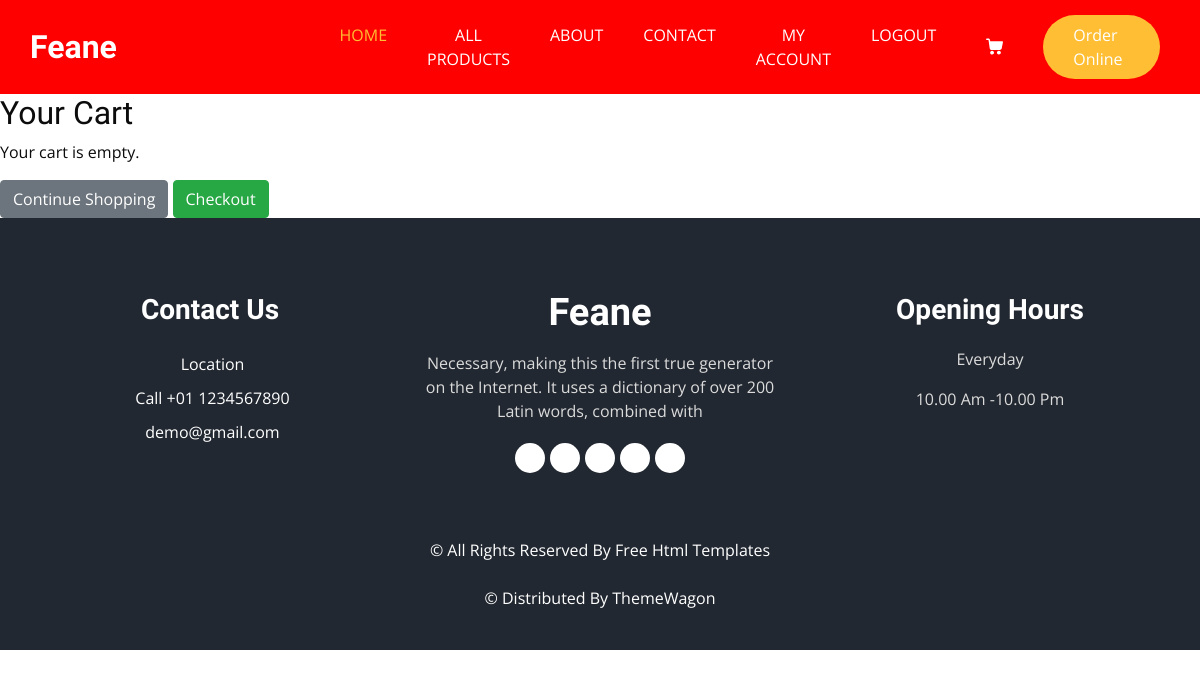
Before: /cart/ (signed in) with the older database file.
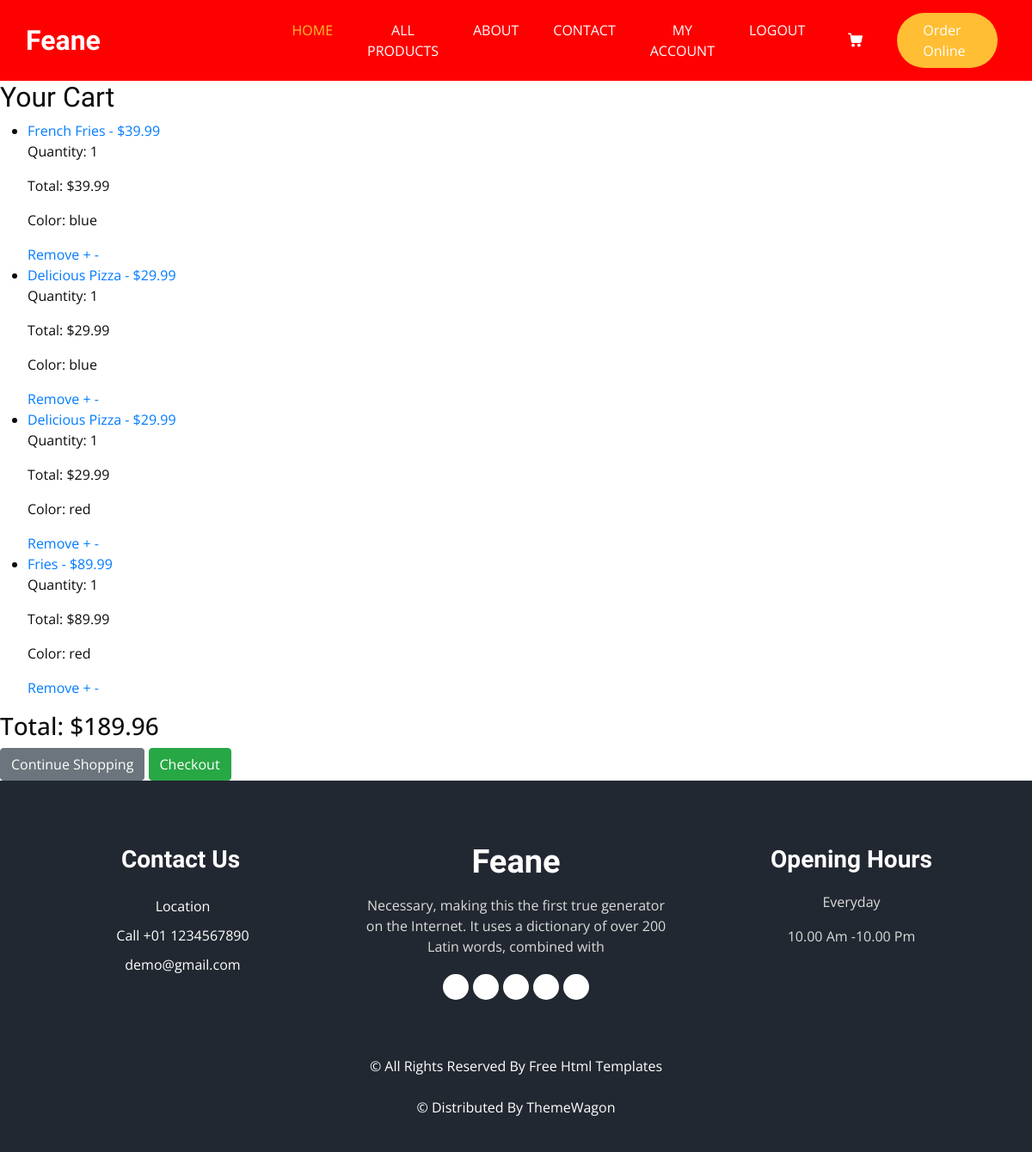
After: the same page with the newer database file.
### ecomm_app/models.py (models this page shows, shortened)
class CartItem(models.Model):
    cart = models.ForeignKey(Cart, related_name='items', on_delete=models.CASCADE)
    product = models.ForeignKey(Product, on_delete=models.CASCADE)
    quantity = models.PositiveIntegerField(default=1)
    color = models.ForeignKey(Color, on_delete=models.CASCADE, null=True, blank=True)
    @property
    def total_price(self):
        return self.product.price * self.quantity

class Product(models.Model):
    name = models.CharField(max_length=200)
    description = models.TextField()
    price = models.DecimalField(max_digits=10, decimal_places=2)
    image = models.ImageField(upload_to='product_images/', null=True, blank=True)
    category = models.ForeignKey(Category, related_name='products', on_delete=models.CASCADE, null=True, blank=True)
    stock = models.PositiveIntegerField(default=0)  # Field to store the available quantity in stock.
    colors = models.ManyToManyField('Color',blank=True, related_name='products')  # Many-to-many relationship with Color

class Color(models.Model):
    name = models.CharField(max_length=100,blank=True)
    hex_code = models.CharField(max_length=7,blank=True)  # e.g. #FF5733 for color
    def __str__(self):
        return self.name

### ecomm_app/views.py (the view)
# urls.py: path('cart/', views.view_cart, name='view_cart'),
@login_required
def view_cart(request):
    cart = Cart.objects.filter(user=request.user).first()
    if cart:
        cart_items = cart.items.all()
        total_price = sum(item.total_price for item in cart_items)
    else:
        cart_items = []
        total_price = 0
    return render(request, 'ecomm/cart.html', {'cart_items': cart_items, 'total_price': total_price})

### ecomm_app/templates/ecomm/cart.html (shortened to what this page needs)
{% extends "ecomm/base.html" %}
{% load static %}
{% block content %}
    <h2>Your Cart</h2>
    {% if cart_items %}
        <ul>
            {% for item in cart_items %}
                <li>
                    <a href="{% url 'product_detail' item.product.id %}">{{ item.product.name }} - ${{ item.product.price }}</a>
                    <p>Quantity: {{ item.quantity }}</p>
                    <p>Total: ${{ item.total_price }}</p>
                    <p>Color: {{ item.color }}</p>
                    <a href="{% url 'remove_from_cart' item.id %}">Remove</a>
                    <a href="{% url 'increment_quantity' item.id %}">+</a>
                    <a href="{% url 'decrement_quantity' item.id %}">-</a>
                </li>
            {% endfor %}
        </ul>
        <h3>Total: ${{ total_price }}</h3>
    {% else %}
        <p>Your cart is empty.</p>
    {% endif %}
    <a href="/" class="btn btn-secondary">Continue Shopping</a>
    <a href="{% url 'checkout' %}" class="btn btn-success">Checkout</a>
{% endblock %}

### ecomm_app/templates/ecomm/base.html (shortened to what this page needs)
{% load static %}
<!DOCTYPE html>
<html lang="en">
<head>
  <link href="https://cdn.jsdelivr.net/npm/bootstrap@5.3.0-alpha1/dist/css/bootstrap.min.css" rel="stylesheet">
  <link rel="stylesheet" type="text/css" href="https://cdnjs.cloudflare.com/ajax/libs/OwlCarousel2/2.3.4/assets/owl.carousel.min.css" />
  <link rel="stylesheet" href="https://cdnjs.cloudflare.com/ajax/libs/jquery-nice-select/1.1.0/css/nice-select.min.css" />
  <link rel="stylesheet" href="{% static 'css/font-awesome.min.css.css' %}">
  <link rel="stylesheet" href="{% static 'css/bootstrap.css' %}">
  <link rel="stylesheet" href="{% static 'css/style.css' %}">
  <link rel="stylesheet" href="{% static 'css/responsive.css' %}">
</head>
<body>
        {% include 'ecomm/header.html' %}
        <main>
            {% block content %}{% endblock %}
        </main>
    {% include 'ecomm/footer.html' %}
</body>
</html>

### ecomm_app/templates/ecomm/header.html (shortened to what this page needs)
{% load static %}
<header class="header_section">
    <div class="container">
      <nav class="navbar navbar-expand-lg custom_nav-container ">
        <a class="navbar-brand" href="{% url 'home' %}">
          <span>
            Feane
          </span>
        </a>
        <div class="collapse navbar-collapse" id="navbarSupportedContent">
          <ul class="navbar-nav  mx-auto ">
            <li class="nav-item active">
              <a class="nav-link" href="/">Home <span class="sr-only">(current)</span></a>
            </li>
            <li class="nav-item">
              <a class="nav-link" href="{% url 'product_list' %}">ALL Products</a>
            </li>
            <li class="nav-item">
              <a class="nav-link" href="{% url 'about' %}">About</a>
            </li>
            <li class="nav-item">
              <a class="nav-link" href="{% url 'contact' %}">Contact</a>
            </li>
            {% if user.is_authenticated %}
            <li class="nav-item">
              <a class="nav-link" href="/my-account/">My Account</a>
            </li>
            <li class="nav-item">
              <a class="nav-link" href="/logout/">Logout</a>
            </li>
            {% endif %}
          </ul>
          <div class="user_option">
            {% if user.is_authenticated %}
            <a class="cart_link" href="{% url 'view_cart' %}">
            </a>
            {% endif %}
            <a href="" class="order_online">
              Order Online
            </a>
          </div>
        </div>
      </nav>
    </div>
  </header>

### ecomm_app/templates/ecomm/footer.html (shortened to what this page needs)
<footer class="footer_section">
    <div class="container">
      <div class="row">
        <div class="col-md-4 footer-col">
          <div class="footer_contact">
            <h4>
              Contact Us
            </h4>
            <div class="contact_link_box">
              <a href="">
                <span>
                  Location
                </span>
              </a>
              <a href="">
                <span>
                  Call +01 1234567890
                </span>
              </a>
              <a href="">
                <span>
                  demo@gmail.com
                </span>
              </a>
            </div>
          </div>
        </div>
        <div class="col-md-4 footer-col">
          <div class="footer_detail">
            <a href="{% url 'home' %}" class="footer-logo">
              Feane
            </a>
            <p>
              Necessary, making this the first true generator on the Internet. It uses a dictionary of over 200 Latin words, combined with
            </p>
            <div class="footer_social">
              <a href="">
              </a>
              <a href="">
              </a>
              <a href="">
              </a>
              <a href="">
              </a>
              <a href="">
              </a>
            </div>
          </div>
        </div>
        <div class="col-md-4 footer-col">
          <h4>
            Opening Hours
          </h4>
          <p>
            Everyday
          </p>
          <p>
            10.00 Am -10.00 Pm
          </p>
        </div>
      </div>
      <div class="footer-info">
        <p>
          &copy;  All Rights Reserved By
          <a href="https://html.design/">Free Html Templates</a><br><br>
          &copy;  Distributed By
          <a href="https://themewagon.com/" target="_blank">ThemeWagon</a>
        </p>
      </div>
    </div>
  </footer>

### ecomm_app/static/css/style.css (style rules this page uses)
body { font-family: "Open Sans", sans-serif; color: #0c0c0c; background-color: #ffffff; overflow-x: hidden; }
h1, h2 { font-family: 'Dancing Script', cursive; }
a, a:hover, a:focus { text-decoration: none; }
.btn, .btn:focus { outline: none !important; -webkit-box-shadow: none; box-shadow: none; }
.header_section { padding: 15px 0; background-color: red; }
.navbar-brand { font-family: 'Dancing Script', cursive; }
.navbar-brand span { font-weight: bold; font-size: 32px; color: #ffffff; }
.custom_nav-container { padding: 0; }
.custom_nav-container .navbar-nav { padding-left: 18%; }
.custom_nav-container .navbar-nav .nav-item .nav-link { padding: 5px 20px; color: #ffffff; text-align: center; text-transform: uppercase; border-radius: 5px; -webkit-transition: all 0.3s; transition: all 0.3s; }
.custom_nav-container .navbar-nav .nav-item:hover .nav-link, .custom_nav-container .navbar-nav .nav-item.active .nav-link { color: #ffbe33; }
.user_option { display: -webkit-box; display: -ms-flexbox; display: flex; -webkit-box-align: center; -ms-flex-align: center; align-items: center; }
.user_option a { margin: 0 10px; }
.user_option .cart_link { display: -webkit-box; display: -ms-flexbox; display: flex; -webkit-box-pack: center; -ms-flex-pack: center; justify-content: center; -webkit-box-align: center; -ms-flex-align: center; align-items: center; }
.user_option .cart_link svg { width: 17px; height: auto; fill: #ffffff; margin-bottom: 2px; }
.user_option .order_online { display: inline-block; padding: 8px 30px; background-color: #ffbe33; color: #ffffff; border-radius: 45px; -webkit-transition: all 0.3s; transition: all 0.3s; border: none; }
.footer_section { background-color: #222831; color: #ffffff; padding: 75px 0 40px 0; text-align: center; }
.footer_section h4 { font-size: 28px; }
.footer_section h4, .footer_section .footer-logo { font-weight: 600; margin-bottom: 20px; font-family: 'Dancing Script', cursive; }
.footer_section p { color: #dbdbdb; }
.footer_section .footer-col { margin-bottom: 30px; }
.footer_section .footer_contact .contact_link_box { display: -webkit-box; display: -ms-flexbox; display: flex; -webkit-box-orient: vertical; -webkit-box-direction: normal; -ms-flex-direction: column; flex-direction: column; }
.footer_section .footer_contact .contact_link_box a { margin: 5px 0; color: #ffffff; }
.footer_section .footer-logo { display: block; font-weight: bold; font-size: 38px; line-height: 1; color: #ffffff; }
.footer_section .footer_social { display: -webkit-box; display: -ms-flexbox; display: flex; -webkit-box-pack: center; -ms-flex-pack: center; justify-content: center; margin-top: 20px; margin-bottom: 10px; }
.footer_section .footer_social a { display: -webkit-box; display: -ms-flexbox; display: flex; -webkit-box-pack: center; -ms-flex-pack: center; justify-content: center; -webkit-box-align: center; -ms-flex-align: center; align-items: center; color: #222831; width: 30px; height: 30px; border-radius: 100%; background-color: #ffffff; border-radius: 100%; margin: 0 2.5px; font-size: 18px; }
.footer_section .footer-info { text-align: center; margin-top: 25px; }
.footer_section .footer-info p { color: #ffffff; margin: 0; }
.footer_section .footer-info p a { color: inherit; }

### ecomm_app/static/css/responsive.css (style rules this page uses)
@media (min-width: 1200px) { .container { max-width: 1170px; } }

### ecomm_app/templates/ecomm/base.html (style rules this page uses)
.header_section { padding: 15px 0; background-color: red; }

Changed rows visible on the page:
added CartItem: product.name "French Fries", product.price "39.99", quantity "1", total_price "39.99", color "blue"
added CartItem: product.name "Delicious Pizza", product.price "29.99", quantity "1", total_price "29.99", color "blue"
added CartItem: product.name "Delicious Pizza", product.price "29.99", quantity "1", total_price "29.99", color "red"
added CartItem: product.name "Fries", product.price "89.99", quantity "1", total_price "89.99", color "red"
Other visible differences:
{{ total_price }}: (not shown) → "189.96"
text no longer shown: "Your cart is empty."
text now shown: "Total: $"
